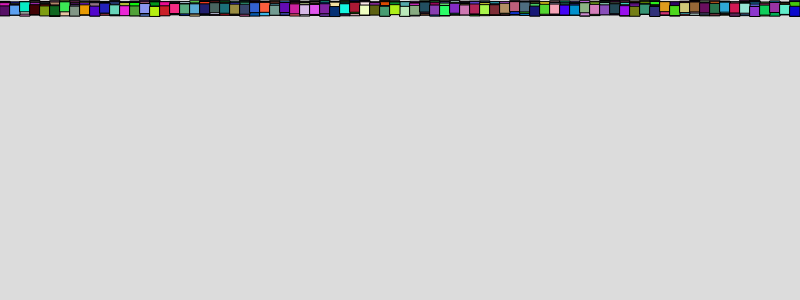
Frame 1 (no input)
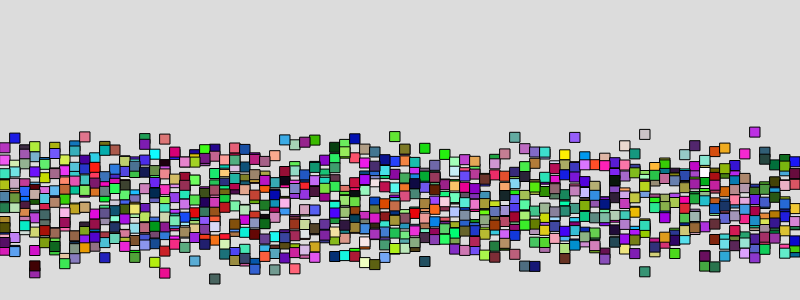
Frame 60 (no input)
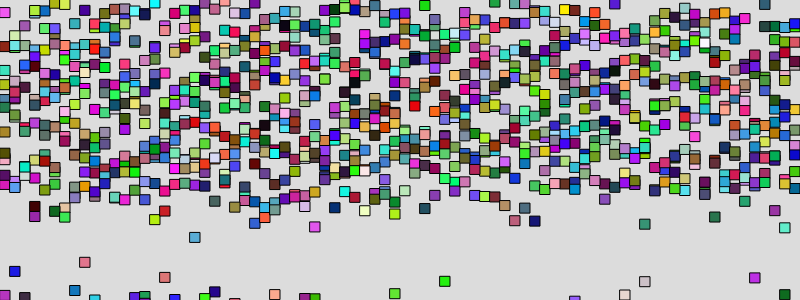
Frame 120 (the mouse pressed at the canvas centre since frame 60)

The p5.js sketch that drew these frames (run headless with seeded random() and noise() and a simulated clock; from frame 60 on, the mouse is pressed at the canvas centre):

// p5.js sketch
// ── sketch.js
var squares = Array(1000);
var colors = Array(squares.length);
function setup() {
  createCanvas(displayWidth, displayHeight/2);
  
  for (var i = 0; i < squares.length; i += 1) {
    squares[i] = 0;
    colors[i] = color(random(0,255),random(0,255),random(0,255));
  }
}
function keyPressed(){
  if(keyCode==70){
    fullscreen(true)
  }
}
function draw() {
  background(220);
  for (var i = 0; i < squares.length; i += 1) {
    squares[i] += round(random(0, 5), 1) + i / (height*2);
    fill(colors[i])
    rect(i * 10 % width, squares[i], 10, 10);
    if (squares[i] >= height - 5) {
      squares[i] = 0 - 5;
    }
  }
}
